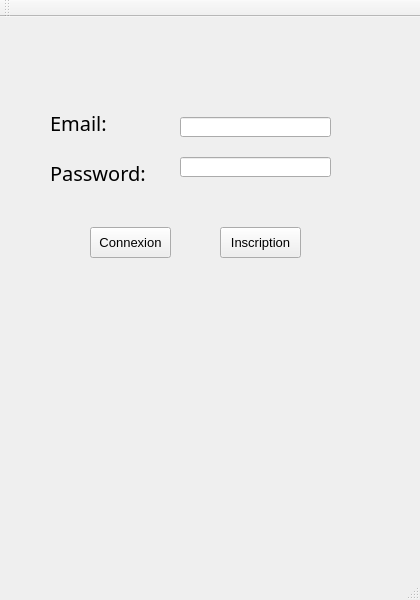
<?xml version="1.0" encoding="UTF-8"?>
<ui version="4.0">
 <class>MainWindow</class>
 <widget class="QMainWindow" name="MainWindow">
  <property name="geometry">
   <rect>
    <x>0</x>
    <y>0</y>
    <width>420</width>
    <height>600</height>
   </rect>
  </property>
  <property name="font">
   <font>
    <pointsize>8</pointsize>
   </font>
  </property>
  <property name="windowTitle">
   <string>MainWindow</string>
  </property>
  <widget class="QWidget" name="centralwidget">
   <widget class="QPushButton" name="pushButton">
    <property name="geometry">
     <rect>
      <x>90</x>
      <y>210</y>
      <width>81</width>
      <height>31</height>
     </rect>
    </property>
    <property name="font">
     <font>
      <pointsize>10</pointsize>
     </font>
    </property>
    <property name="text">
     <string>Connexion</string>
    </property>
   </widget>
   <widget class="QLabel" name="label">
    <property name="geometry">
     <rect>
      <x>50</x>
      <y>90</y>
      <width>71</width>
      <height>31</height>
     </rect>
    </property>
    <property name="font">
     <font>
      <family>Segoe Print</family>
      <pointsize>15</pointsize>
     </font>
    </property>
    <property name="text">
     <string>Email:</string>
    </property>
    <property name="openExternalLinks">
     <bool>false</bool>
    </property>
   </widget>
   <widget class="QPushButton" name="pushButton_2">
    <property name="geometry">
     <rect>
      <x>220</x>
      <y>210</y>
      <width>81</width>
      <height>31</height>
     </rect>
    </property>
    <property name="font">
     <font>
      <pointsize>10</pointsize>
     </font>
    </property>
    <property name="text">
     <string>Inscription</string>
    </property>
   </widget>
   <widget class="QLineEdit" name="lineEdit">
    <property name="geometry">
     <rect>
      <x>180</x>
      <y>100</y>
      <width>151</width>
      <height>20</height>
     </rect>
    </property>
    <property name="font">
     <font>
      <family>Myanmar Text</family>
     </font>
    </property>
   </widget>
   <widget class="QLineEdit" name="lineEdit_2">
    <property name="geometry">
     <rect>
      <x>180</x>
      <y>140</y>
      <width>151</width>
      <height>20</height>
     </rect>
    </property>
    <property name="text">
     <string/>
    </property>
    <property name="readOnly">
     <bool>true</bool>
    </property>
   </widget>
   <widget class="QLabel" name="label_2">
    <property name="geometry">
     <rect>
      <x>50</x>
      <y>140</y>
      <width>111</width>
      <height>31</height>
     </rect>
    </property>
    <property name="font">
     <font>
      <family>Segoe Print</family>
      <pointsize>15</pointsize>
     </font>
    </property>
    <property name="text">
     <string>Password:</string>
    </property>
    <property name="openExternalLinks">
     <bool>false</bool>
    </property>
   </widget>
  </widget>
  <widget class="QMenuBar" name="menubar">
   <property name="geometry">
    <rect>
     <x>0</x>
     <y>0</y>
     <width>420</width>
     <height>21</height>
    </rect>
   </property>
  </widget>
  <widget class="QStatusBar" name="statusbar"/>
  <widget class="QToolBar" name="toolBar">
   <property name="windowTitle">
    <string>toolBar</string>
   </property>
   <attribute name="toolBarArea">
    <enum>TopToolBarArea</enum>
   </attribute>
   <attribute name="toolBarBreak">
    <bool>false</bool>
   </attribute>
  </widget>
 </widget>
 <resources/>
 <connections/>
</ui>
